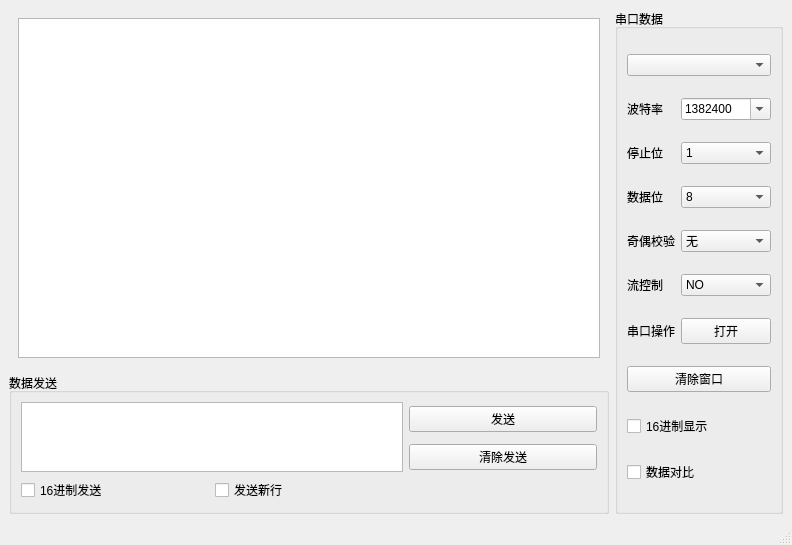
<?xml version="1.0" encoding="UTF-8"?>
<ui version="4.0">
 <class>mainData</class>
 <widget class="QMainWindow" name="mainData">
  <property name="geometry">
   <rect>
    <x>0</x>
    <y>0</y>
    <width>792</width>
    <height>545</height>
   </rect>
  </property>
  <property name="windowTitle">
   <string>mainData</string>
  </property>
  <widget class="QWidget" name="centralwidget">
   <layout class="QGridLayout" name="gridLayout_4">
    <item row="0" column="0">
     <widget class="QStackedWidget" name="stackedWidget">
      <property name="currentIndex">
       <number>0</number>
      </property>
      <widget class="QWidget" name="pageRaw">
       <layout class="QGridLayout" name="gridLayout_2">
        <item row="0" column="0">
         <widget class="QTextEdit" name="textEdRecData"/>
        </item>
       </layout>
      </widget>
      <widget class="QWidget" name="pageCompare">
       <layout class="QGridLayout" name="gridLayout_5">
        <item row="0" column="0">
         <layout class="QHBoxLayout" name="horizontalLayout">
          <item>
           <layout class="QVBoxLayout" name="verticalLayout">
            <item>
             <widget class="QLabel" name="label_7">
              <property name="text">
               <string>原始数据</string>
              </property>
             </widget>
            </item>
            <item>
             <widget class="QTextEdit" name="textEdComRawData"/>
            </item>
           </layout>
          </item>
          <item>
           <widget class="Line" name="line">
            <property name="orientation">
             <enum>Qt::Vertical</enum>
            </property>
           </widget>
          </item>
          <item>
           <layout class="QVBoxLayout" name="verticalLayout_2">
            <item>
             <widget class="QLabel" name="label_8">
              <property name="text">
               <string>16进制</string>
              </property>
             </widget>
            </item>
            <item>
             <widget class="QTextEdit" name="textEdComHexData"/>
            </item>
           </layout>
          </item>
         </layout>
        </item>
       </layout>
      </widget>
     </widget>
    </item>
    <item row="0" column="1" rowspan="2">
     <widget class="QGroupBox" name="groupBox">
      <property name="title">
       <string>串口数据</string>
      </property>
      <layout class="QGridLayout" name="gridLayout">
       <item row="5" column="1">
        <widget class="QComboBox" name="comBoxFlowCtrl">
         <item>
          <property name="text">
           <string>NO</string>
          </property>
         </item>
         <item>
          <property name="text">
           <string>RTS/CTS</string>
          </property>
         </item>
         <item>
          <property name="text">
           <string>XON/XOFF</string>
          </property>
         </item>
        </widget>
       </item>
       <item row="6" column="0">
        <widget class="QLabel" name="label_5">
         <property name="text">
          <string>串口操作</string>
         </property>
        </widget>
       </item>
       <item row="2" column="0">
        <widget class="QLabel" name="label_2">
         <property name="text">
          <string>停止位</string>
         </property>
        </widget>
       </item>
       <item row="4" column="1">
        <widget class="QComboBox" name="comBoxParity">
         <item>
          <property name="text">
           <string>无</string>
          </property>
         </item>
         <item>
          <property name="text">
           <string>奇校验</string>
          </property>
         </item>
         <item>
          <property name="text">
           <string>偶校验</string>
          </property>
         </item>
        </widget>
       </item>
       <item row="9" column="0" colspan="2">
        <widget class="QCheckBox" name="cheBoxDataComPa">
         <property name="text">
          <string>数据对比</string>
         </property>
        </widget>
       </item>
       <item row="7" column="0" colspan="2">
        <widget class="QPushButton" name="puBuClearRe">
         <property name="text">
          <string>清除窗口</string>
         </property>
        </widget>
       </item>
       <item row="0" column="0" colspan="2">
        <widget class="MycomboBox" name="comBoxSerPort"/>
       </item>
       <item row="1" column="0">
        <widget class="QLabel" name="label">
         <property name="text">
          <string>波特率</string>
         </property>
        </widget>
       </item>
       <item row="6" column="1">
        <widget class="QPushButton" name="puBuOpenPort">
         <property name="text">
          <string>打开</string>
         </property>
        </widget>
       </item>
       <item row="8" column="0" colspan="2">
        <widget class="QCheckBox" name="cheBoxHexRe">
         <property name="text">
          <string>16进制显示</string>
         </property>
        </widget>
       </item>
       <item row="4" column="0">
        <widget class="QLabel" name="label_4">
         <property name="text">
          <string>奇偶校验</string>
         </property>
        </widget>
       </item>
       <item row="1" column="1">
        <widget class="QComboBox" name="comBoxBound">
         <property name="editable">
          <bool>true</bool>
         </property>
         <item>
          <property name="text">
           <string>1382400</string>
          </property>
         </item>
         <item>
          <property name="text">
           <string>256000</string>
          </property>
         </item>
         <item>
          <property name="text">
           <string>115200</string>
          </property>
         </item>
         <item>
          <property name="text">
           <string>38400</string>
          </property>
         </item>
         <item>
          <property name="text">
           <string>9600</string>
          </property>
         </item>
         <item>
          <property name="text">
           <string>自定义</string>
          </property>
         </item>
        </widget>
       </item>
       <item row="3" column="0">
        <widget class="QLabel" name="label_3">
         <property name="text">
          <string>数据位</string>
         </property>
        </widget>
       </item>
       <item row="3" column="1">
        <widget class="QComboBox" name="comBoxDaBit">
         <item>
          <property name="text">
           <string>8</string>
          </property>
         </item>
         <item>
          <property name="text">
           <string>7</string>
          </property>
         </item>
         <item>
          <property name="text">
           <string>6</string>
          </property>
         </item>
         <item>
          <property name="text">
           <string>5</string>
          </property>
         </item>
        </widget>
       </item>
       <item row="5" column="0">
        <widget class="QLabel" name="label_6">
         <property name="text">
          <string>流控制</string>
         </property>
        </widget>
       </item>
       <item row="2" column="1">
        <widget class="QComboBox" name="comBoxStopBit">
         <item>
          <property name="text">
           <string>1</string>
          </property>
         </item>
         <item>
          <property name="text">
           <string>1.5</string>
          </property>
         </item>
         <item>
          <property name="text">
           <string>2</string>
          </property>
         </item>
        </widget>
       </item>
      </layout>
     </widget>
    </item>
    <item row="1" column="0">
     <widget class="QGroupBox" name="groupBox_2">
      <property name="title">
       <string>数据发送</string>
      </property>
      <layout class="QGridLayout" name="gridLayout_3">
       <item row="0" column="0" rowspan="2" colspan="2">
        <widget class="QTextEdit" name="textEdSendData">
         <property name="sizePolicy">
          <sizepolicy hsizetype="Expanding" vsizetype="Expanding">
           <horstretch>0</horstretch>
           <verstretch>0</verstretch>
          </sizepolicy>
         </property>
        </widget>
       </item>
       <item row="0" column="2">
        <widget class="QPushButton" name="puBuSendData">
         <property name="text">
          <string>发送</string>
         </property>
        </widget>
       </item>
       <item row="1" column="2">
        <widget class="QPushButton" name="puBuClearSend">
         <property name="text">
          <string>清除发送</string>
         </property>
        </widget>
       </item>
       <item row="2" column="0">
        <widget class="QCheckBox" name="cheBoxHexSend">
         <property name="text">
          <string>16进制发送</string>
         </property>
        </widget>
       </item>
       <item row="2" column="1">
        <widget class="QCheckBox" name="cheBoxSendT">
         <property name="text">
          <string>发送新行</string>
         </property>
        </widget>
       </item>
      </layout>
     </widget>
    </item>
   </layout>
  </widget>
  <widget class="QMenuBar" name="menubar">
   <property name="geometry">
    <rect>
     <x>0</x>
     <y>0</y>
     <width>792</width>
     <height>26</height>
    </rect>
   </property>
  </widget>
  <widget class="QStatusBar" name="statusbar"/>
 </widget>
 <customwidgets>
  <customwidget>
   <class>MycomboBox</class>
   <extends>QComboBox</extends>
   <header location="global">helpApi/mycombobox.h</header>
  </customwidget>
 </customwidgets>
 <resources/>
 <connections/>
</ui>
